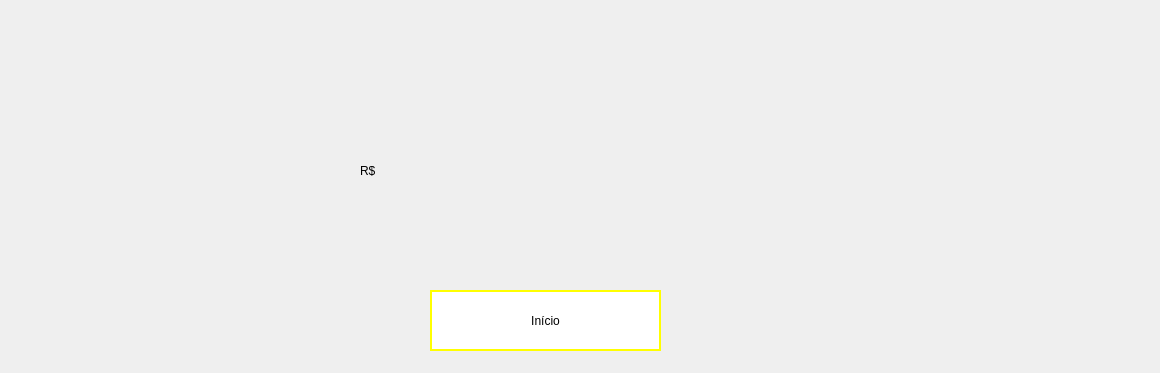
<?xml version="1.0" encoding="UTF-8"?>
<ui version="4.0">
 <class>MainWindow</class>
 <widget class="QMainWindow" name="MainWindow">
  <property name="geometry">
   <rect>
    <x>0</x>
    <y>0</y>
    <width>1160</width>
    <height>373</height>
   </rect>
  </property>
  <property name="minimumSize">
   <size>
    <width>1160</width>
    <height>373</height>
   </size>
  </property>
  <property name="maximumSize">
   <size>
    <width>1160</width>
    <height>373</height>
   </size>
  </property>
  <property name="windowTitle">
   <string>Show do Milhão Finances</string>
  </property>
  <property name="windowIcon">
   <iconset>
    <normaloff>imgs/icone.ico</normaloff>imgs/icone.ico</iconset>
  </property>
  <widget class="QWidget" name="centralwidget">
   <widget class="QLabel" name="label">
    <property name="geometry">
     <rect>
      <x>0</x>
      <y>-70</y>
      <width>1311</width>
      <height>511</height>
     </rect>
    </property>
    <property name="text">
     <string/>
    </property>
    <property name="pixmap">
     <pixmap>imgs/templante premiação final.png</pixmap>
    </property>
   </widget>
   <widget class="QPushButton" name="botaoInicio">
    <property name="geometry">
     <rect>
      <x>430</x>
      <y>290</y>
      <width>231</width>
      <height>61</height>
     </rect>
    </property>
    <property name="styleSheet">
     <string notr="true">QPushButton{
font: 87 16pt &quot;Arial Black&quot;;
background-color: white;
border: 2px solid yellow;
color: black;
}

QPushButton:hover {
border: 5px solid white;
background-color: yellow;
color: black
}

QPushButton:pressed{

}</string>
    </property>
    <property name="text">
     <string>Início</string>
    </property>
   </widget>
   <widget class="QLabel" name="premiacao">
    <property name="geometry">
     <rect>
      <x>360</x>
      <y>140</y>
      <width>381</width>
      <height>61</height>
     </rect>
    </property>
    <property name="styleSheet">
     <string notr="true">QLabel{
font: 87 32pt &quot;Arial Black&quot;;
}</string>
    </property>
    <property name="text">
     <string>R$</string>
    </property>
   </widget>
  </widget>
 </widget>
 <resources/>
 <connections/>
</ui>
